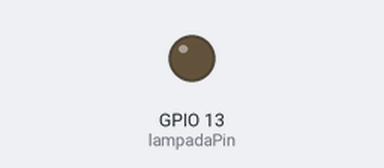
Bench run of a sketch on a simulated ESP8266 (NodeMCU). Parts: output pins drawn as LEDs (lit = HIGH). WiFi joins after 1.5 s; servers stay silent unless stated; the Firebase database answers and starts empty; what the sketch prints to the serial monitor is not drawn.

Above: at 0.1 s.
At 1.9 s:
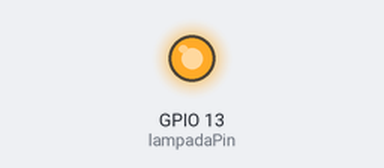
Timing chart, 0 to 3.4 s (numbered marks = the images above):
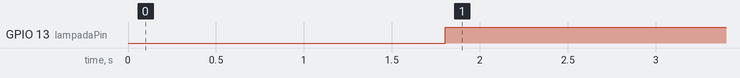

Measured:
- by itself, GPIO 13 (lampadaPin): LOW → HIGH at 1.8 s

The sketch:

codigoArduino.ino
```cpp
#include <Arduino.h>

#include <ESP8266WiFi.h>
#include <FirebaseArduino.h>
#define FIREBASE_HOST "--"
#define FIREBASE_AUTH "--"
#define WIFI_SSID "--"
#define WIFI_PASSWORD "--"
const int lampadaPin = 13;
void setup() {
  Serial.begin(9600);
  pinMode(lampadaPin, OUTPUT);
  WiFi.begin(WIFI_SSID, WIFI_PASSWORD);

  Serial.print("conectando");

  while (WiFi.status() != WL_CONNECTED) { Serial.print(".");  delay(500); }

  Serial.println();
  Serial.print("conectado: ");
  Serial.println(WiFi.localIP());
  Firebase.begin(FIREBASE_HOST, FIREBASE_AUTH);
  Firebase.setInt("lampada", 0);
}
void loop() {
  digitalWrite(lampadaPin, !Firebase.getInt("lampada"));
  delay(200);
}
```
